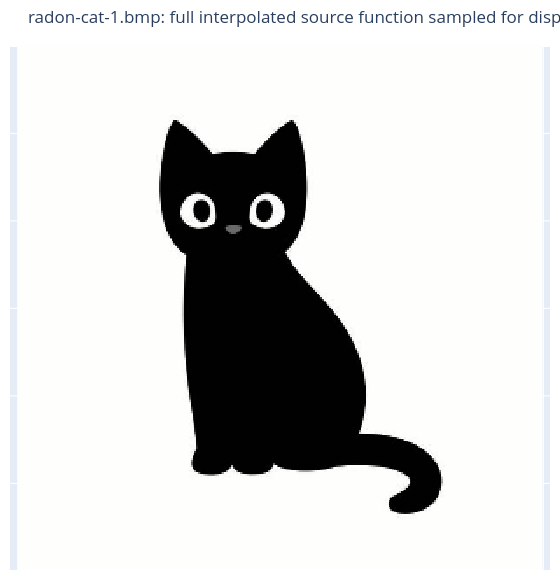
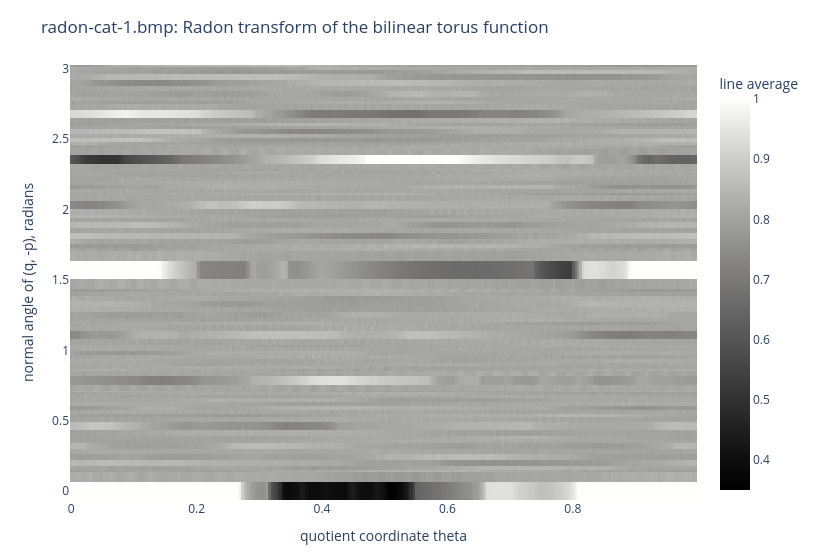
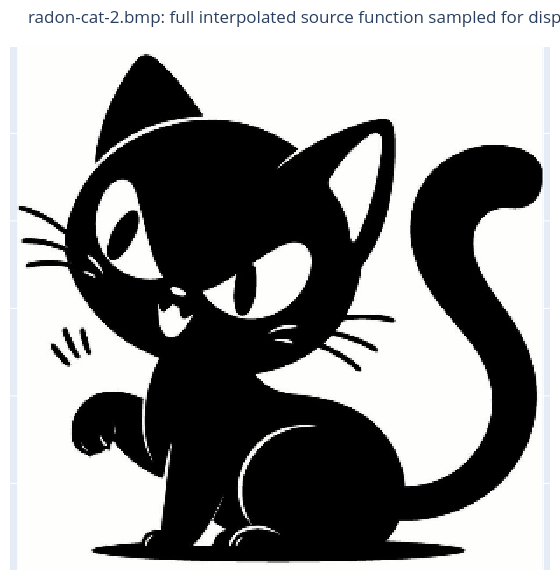
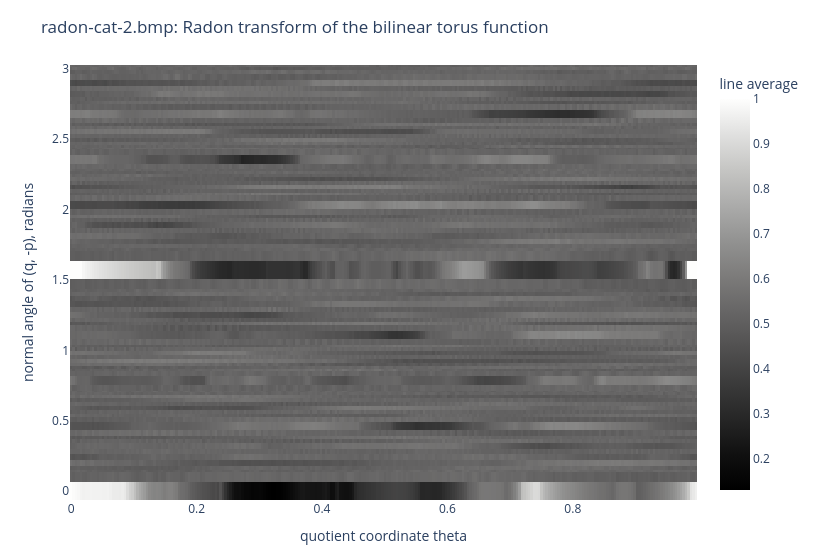

Source (notebook cell) for these figures, in order:
### Markdown cell above
## Compute and compare, one cat at a time

For each bitmap below, the notebook does the following:

1. Loads the `1000 x 1000` BMP and converts it to gray scale.
2. Computes the full-grid Fourier transform on the loaded `1000 x 1000` samples.
3. Truncates that Fourier data only when reconstructing for the chosen cutoff.
4. Computes sparse Radon data for sampled primitive integer frequency directions and sampled quotient coordinates.
5. Constructs Fourier coefficients from those sampled Radon projections using a DFT in the quotient coordinate.
6. Compares the truncated direct reconstruction to the Radon-derived reconstruction.
7. Compares the two sets of Fourier coefficients.

Use the linked cutoff controls below to include more or fewer modes. The figures update when you release the slider or commit a text-box value.

### Code cell
def prepare_cat_image(path):
    """Load one BMP image and display its cutoff-independent Radon context."""

    md(f"## `{path}`")

    # The loaded image samples are the model data. No smaller image replaces
    # them; all direct Fourier coefficients use this full 1000 x 1000 grid.
    rgb = load_bmp_rgb(path)
    samples = np.clip(rgb_to_gray(rgb), 0, 1)
    if samples.shape != (1000, 1000):
        raise ValueError(f"Expected a 1000 x 1000 image, got {samples.shape}.")

    source_plot = sample_interpolated_function(samples, PLOT_GRID_SIZE)
    full_fourier_coeffs = full_grid_fourier_coefficients(samples)

    md(
        f"Loaded `{path}` as `{samples.shape[0]} x {samples.shape[1]}` samples. "
        "The direct Fourier transform below is computed on that full sample grid; "
        "the cutoff only truncates which modes are inverted."
    )
    show_gray_image(source_plot, f"{path}: full interpolated source function sampled for display", width=560, height=580)

    # Plot representative Radon data before using sparse Radon samples for
    # coefficient recovery.
    sinogram, angles, normals = radon_sinogram(samples)
    theta = np.linspace(0, 1, SINOGRAM_THETA_COUNT, endpoint=False)
    fig = go.Figure(
        go.Heatmap(
            z=sinogram,
            x=theta,
            y=angles,
            colorscale="gray",
            colorbar=dict(title="line average"),
        )
    )
    fig.update_xaxes(title="quotient coordinate theta")
    fig.update_yaxes(title="normal angle of (q, -p), radians")
    fig.update_layout(
        title=f"{path}: Radon transform of the bilinear torus function",
        width=820,
        height=560,
        margin=dict(l=70, r=20, t=65, b=60),
    )
    fig.show()

    return {
        "path": path,
        "samples": samples,
        "source_plot": source_plot,
        "full_fourier_coeffs": full_fourier_coeffs,
        "radon_coeff_cache": {},
    }


def render_frequency_cutoff(cat_data, k):
    """Render the direct and sparse-Radon Fourier comparison for one cutoff."""

    path = cat_data["path"]
    samples = cat_data["samples"]
    source_plot = cat_data["source_plot"]

    md(f"### Direct Fourier data for `|n| < {k}` and `|m| < {k}`")
    frequencies, direct_coeffs = truncate_full_grid_coefficients(cat_data["full_fourier_coeffs"], k)
    direct_reconstruction = reconstruct_from_coefficients(frequencies, direct_coeffs)
    direct_error = direct_reconstruction - source_plot

    md(
        "These coefficients are selected from the FFT of the full `1000 x 1000` image grid. "
        f"Only the inverse series is truncated to `{len(frequencies) ** 2}` coefficients."
    )
    show_three_images(
        source_plot,
        np.clip(direct_reconstruction, 0, 1),
        np.abs(direct_error),
        f"{path}: direct Fourier reconstruction",
        ("interpolated source", "truncated full-grid FFT", "absolute error"),
        zmin=0,
        zmax=1,
    )

    md(f"### Fourier data through sampled Radon data for `|n| < {k}` and `|m| < {k}`")
    if k not in cat_data["radon_coeff_cache"]:
        cat_data["radon_coeff_cache"][k] = radon_fourier_coefficients(samples, k)
    radon_frequencies, radon_coeffs, radon_data = cat_data["radon_coeff_cache"][k]
    if not np.array_equal(frequencies, radon_frequencies):
        raise ValueError("Direct and Radon frequency lists do not match.")
    radon_reconstruction = reconstruct_from_coefficients(frequencies, radon_coeffs)
    radon_vs_direct_image_error = radon_reconstruction - direct_reconstruction

    md(
        f"The Radon route stores `{radon_data['total_values']}` values: "
        f"`{len(radon_data['normals'])}` sampled primitive integer frequency directions times "
        f"`{radon_data['theta_count']}` quotient samples. "
        f"The target budget is about `{RADON_DATA_BUDGET_FACTOR * k**2}` values. "
        f"Each stored line average uses `{radon_data['line_quadrature_count']}` points along the line. "
        "Fourier coefficients are then read from the DFT of each sampled projection after angular interpolation when needed."
    )
    show_three_images(
        np.clip(direct_reconstruction, 0, 1),
        np.clip(radon_reconstruction, 0, 1),
        np.abs(radon_vs_direct_image_error),
        f"{path}: direct versus Radon-derived reconstruction",
        ("truncated full-grid FFT", "sampled Radon interpolation", "absolute difference"),
        zmin=0,
        zmax=1,
    )

    md("### Compare the Fourier data")
    coefficient_error = direct_coeffs - radon_coeffs
    md(
        f"Maximum coefficient error: `{np.max(np.abs(coefficient_error)):.3e}`. "
        f"RMS coefficient error: `{np.sqrt(np.mean(np.abs(coefficient_error) ** 2)):.3e}`."
    )
    show_fourier_comparison(frequencies, direct_coeffs, radon_coeffs, f"{path}: Fourier coefficients")


CAT_DATA = [prepare_cat_image(image_file) for image_file in IMAGE_FILES]

cutoff_slider = widgets.IntSlider(
    value=DEFAULT_K,
    min=MIN_K,
    max=MAX_K,
    step=1,
    description="cutoff K",
    continuous_update=False,
)
cutoff_text = widgets.BoundedIntText(
    value=DEFAULT_K,
    min=MIN_K,
    max=MAX_K,
    step=1,
    description="K",
    continuous_update=False,
)
cutoff_link = widgets.link((cutoff_slider, "value"), (cutoff_text, "value"))
cutoff_output = widgets.Output()


def update_cutoff_figures(change=None):
    """Recompute cutoff-dependent figures after the user commits a new K."""

    k = int(cutoff_slider.value)
    with cutoff_output:
        clear_output(wait=True)
        md(
            f"## Fourier cutoff `K = {k}`\n\n"
            "The direct path computes the full-grid FFT once and truncates modes only at inversion. "
            "The Radon path stores a sparse Radon table with about `2*K^(2/3)` sampled primitive directions and about `2*K^(4/3)` theta samples, "
            "then uses angular interpolation between sampled projections and a DFT in theta to estimate the Fourier coefficients."
        )
        for cat_data in CAT_DATA:
            render_frequency_cutoff(cat_data, k)


cutoff_slider.observe(update_cutoff_figures, names="value")
update_cutoff_figures()

display(widgets.VBox([widgets.HBox([cutoff_slider, cutoff_text]), cutoff_output]))

### Figure 1 — Plotly figure (JSON) as saved in the notebook; plotly's stock layout.template omitted (floating-point values rounded to 4 significant figures; data arrays with more than 128 entries replaced by an {"elided": "..."} marker saying what was removed)
{"data": [{"colorscale": [[0, "rgb(0, 0, 0)"], [0.09091, "rgb(16, 16, 16)"], [0.1818, "rgb(38, 38, 38)"], [0.2727, "rgb(59, 59, 59)"], [0.3636, "rgb(81, 80, 80)"], [0.4545, "rgb(102, 101, 101)"], [0.5455, "rgb(124, 123, 122)"], [0.6364, "rgb(146, 146, 145)"], [0.7273, "rgb(171, 171, 170)"], [0.8182, "rgb(197, 197, 195)"], [0.9091, "rgb(224, 224, 223)"], [1, "rgb(254, 254, 253)"]], "showscale": false, "type": "heatmap", "z": {"elided": "300x300 float values"}, "zmax": 1, "zmin": 0}], "layout": {"height": 580, "margin": {"b": 10, "l": 10, "r": 10, "t": 45}, "title": {"text": "radon-cat-1.bmp: full interpolated source function sampled for display"}, "width": 560, "xaxis": {"showticklabels": false}, "yaxis": {"autorange": "reversed", "scaleanchor": "x", "showticklabels": false}}}

### Figure 2 — Plotly figure (JSON) as saved in the notebook; plotly's stock layout.template omitted (floating-point values rounded to 4 significant figures; data arrays with more than 128 entries replaced by an {"elided": "..."} marker saying what was removed)
{"data": [{"colorbar": {"title": {"text": "line average"}}, "colorscale": [[0, "rgb(0, 0, 0)"], [0.09091, "rgb(16, 16, 16)"], [0.1818, "rgb(38, 38, 38)"], [0.2727, "rgb(59, 59, 59)"], [0.3636, "rgb(81, 80, 80)"], [0.4545, "rgb(102, 101, 101)"], [0.5455, "rgb(124, 123, 122)"], [0.6364, "rgb(146, 146, 145)"], [0.7273, "rgb(171, 171, 170)"], [0.8182, "rgb(197, 197, 195)"], [0.9091, "rgb(224, 224, 223)"], [1, "rgb(254, 254, 253)"]], "type": "heatmap", "x": {"elided": "256 float values"}, "y": [0.0, 0.1244, 0.1419, 0.1651, 0.1974, 0.245, 0.2783, 0.3218, 0.3588, 0.3805, 0.4049, 0.4636, 0.5191, 0.5404, 0.5586, 0.588, 0.6202, 0.6435, 0.6747, 0.6947, 0.7086, 0.7188, 0.7854, 0.852, 0.8622, 0.8761, 0.8961, 0.9273, 0.9505, 0.9828, 1.012, 1.03, 1.052, 1.107, 1.166, 1.19, 1.212, 1.249, 1.292, 1.326, 1.373, 1.406, 1.429, 1.446, 1.571, 1.695, 1.713, 1.736, 1.768, 1.816, 1.849, 1.893, 1.93, 1.951, 1.976, 2.034, 2.09, 2.111, 2.129, 2.159, 2.191, 2.214, 2.246, 2.266, 2.279, 2.29, 2.356, 2.423, 2.433, 2.447, 2.467, 2.498, 2.521, 2.554, 2.583, 2.601, 2.622, 2.678, 2.737, 2.761, 2.783, 2.82, 2.863, 2.897, 2.944, 2.976, 3.0, 3.017], "z": {"elided": "88x256 float values"}}], "layout": {"height": 560, "margin": {"b": 60, "l": 70, "r": 20, "t": 65}, "title": {"text": "radon-cat-1.bmp: Radon transform of the bilinear torus function"}, "width": 820, "xaxis": {"title": {"text": "quotient coordinate theta"}}, "yaxis": {"title": {"text": "normal angle of (q, -p), radians"}}}}

### Figure 3 — Plotly figure (JSON) as saved in the notebook; plotly's stock layout.template omitted (floating-point values rounded to 4 significant figures; data arrays with more than 128 entries replaced by an {"elided": "..."} marker saying what was removed)
{"data": [{"colorscale": [[0, "rgb(0, 0, 0)"], [0.09091, "rgb(16, 16, 16)"], [0.1818, "rgb(38, 38, 38)"], [0.2727, "rgb(59, 59, 59)"], [0.3636, "rgb(81, 80, 80)"], [0.4545, "rgb(102, 101, 101)"], [0.5455, "rgb(124, 123, 122)"], [0.6364, "rgb(146, 146, 145)"], [0.7273, "rgb(171, 171, 170)"], [0.8182, "rgb(197, 197, 195)"], [0.9091, "rgb(224, 224, 223)"], [1, "rgb(254, 254, 253)"]], "showscale": false, "type": "heatmap", "z": {"elided": "300x300 float values"}, "zmax": 1, "zmin": 0}], "layout": {"height": 580, "margin": {"b": 10, "l": 10, "r": 10, "t": 45}, "title": {"text": "radon-cat-2.bmp: full interpolated source function sampled for display"}, "width": 560, "xaxis": {"showticklabels": false}, "yaxis": {"autorange": "reversed", "scaleanchor": "x", "showticklabels": false}}}

### Figure 4 — Plotly figure (JSON) as saved in the notebook; plotly's stock layout.template omitted (floating-point values rounded to 4 significant figures; data arrays with more than 128 entries replaced by an {"elided": "..."} marker saying what was removed)
{"data": [{"colorbar": {"title": {"text": "line average"}}, "colorscale": [[0, "rgb(0, 0, 0)"], [0.09091, "rgb(16, 16, 16)"], [0.1818, "rgb(38, 38, 38)"], [0.2727, "rgb(59, 59, 59)"], [0.3636, "rgb(81, 80, 80)"], [0.4545, "rgb(102, 101, 101)"], [0.5455, "rgb(124, 123, 122)"], [0.6364, "rgb(146, 146, 145)"], [0.7273, "rgb(171, 171, 170)"], [0.8182, "rgb(197, 197, 195)"], [0.9091, "rgb(224, 224, 223)"], [1, "rgb(254, 254, 253)"]], "type": "heatmap", "x": {"elided": "256 float values"}, "y": [0.0, 0.1244, 0.1419, 0.1651, 0.1974, 0.245, 0.2783, 0.3218, 0.3588, 0.3805, 0.4049, 0.4636, 0.5191, 0.5404, 0.5586, 0.588, 0.6202, 0.6435, 0.6747, 0.6947, 0.7086, 0.7188, 0.7854, 0.852, 0.8622, 0.8761, 0.8961, 0.9273, 0.9505, 0.9828, 1.012, 1.03, 1.052, 1.107, 1.166, 1.19, 1.212, 1.249, 1.292, 1.326, 1.373, 1.406, 1.429, 1.446, 1.571, 1.695, 1.713, 1.736, 1.768, 1.816, 1.849, 1.893, 1.93, 1.951, 1.976, 2.034, 2.09, 2.111, 2.129, 2.159, 2.191, 2.214, 2.246, 2.266, 2.279, 2.29, 2.356, 2.423, 2.433, 2.447, 2.467, 2.498, 2.521, 2.554, 2.583, 2.601, 2.622, 2.678, 2.737, 2.761, 2.783, 2.82, 2.863, 2.897, 2.944, 2.976, 3.0, 3.017], "z": {"elided": "88x256 float values"}}], "layout": {"height": 560, "margin": {"b": 60, "l": 70, "r": 20, "t": 65}, "title": {"text": "radon-cat-2.bmp: Radon transform of the bilinear torus function"}, "width": 820, "xaxis": {"title": {"text": "quotient coordinate theta"}}, "yaxis": {"title": {"text": "normal angle of (q, -p), radians"}}}}
